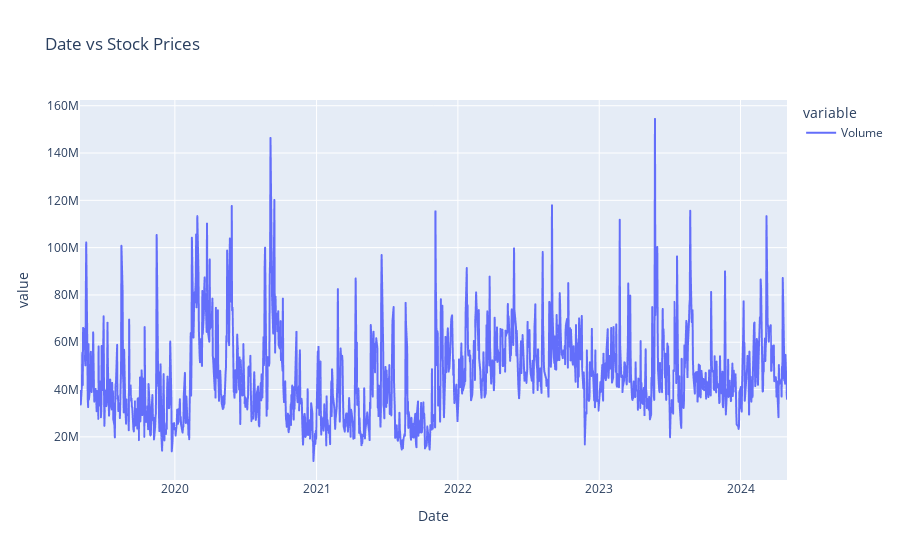

This figure's notebook cell:
### Code cell
fig = px.line(df_nvidia, x = 'Date', y=['Volume'], title = 'Date vs Stock Prices')
fig.show()

### Figure 1 — Plotly figure (JSON) as saved in the notebook; plotly's stock layout.template omitted (floating-point values rounded to 4 significant figures; data arrays with more than 128 entries replaced by an {"elided": "..."} marker saying what was removed)
{"data": [{"hovertemplate": "variable=Volume<br>Date=%{x}<br>value=%{y}<extra></extra>", "legendgroup": "Volume", "line": {"color": "#636efa", "dash": "solid"}, "marker": {"symbol": "circle"}, "mode": "lines", "name": "Volume", "showlegend": true, "type": "scattergl", "x": {"elided": "1259 str values"}, "xaxis": "x", "y": {"elided": "1259 int values"}, "yaxis": "y"}], "layout": {"legend": {"title": {"text": "variable"}, "tracegroupgap": 0}, "title": {"text": "Date vs Stock Prices"}, "xaxis": {"anchor": "y", "domain": [0, 1], "title": {"text": "Date"}}, "yaxis": {"anchor": "x", "domain": [0, 1], "title": {"text": "value"}}}}
